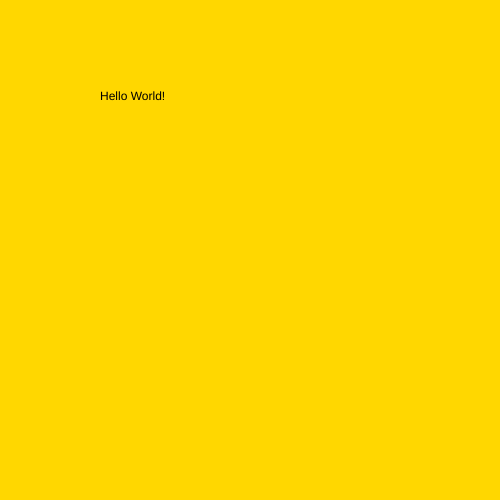
Frame 1 (no input)
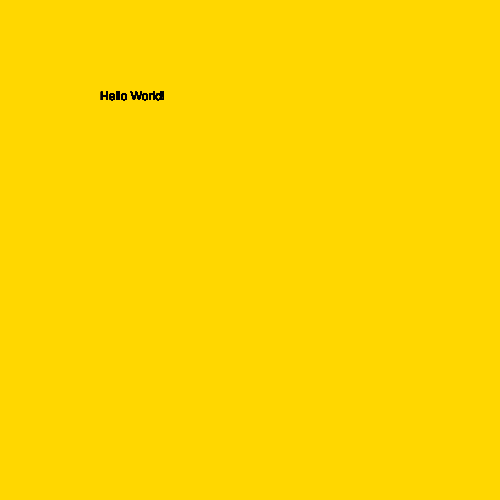
Frame 60 (no input)
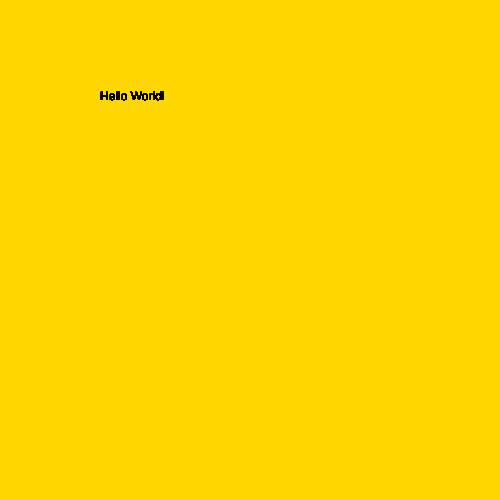
Frame 120 (the mouse pressed at the canvas centre since frame 60)

The p5.js sketch that drew these frames (run headless with seeded random() and noise() and a simulated clock; from frame 60 on, the mouse is pressed at the canvas centre):

// p5.js sketch
// ── sketch.js
// I am starting the sketch by first declaring the setup function
function setup(){

// I am creating a canvas that all my work will be placed on
createCanvas(500, 500);

// I am making my background Gold using RGB codes
background(255, 215, 0);

}

// I am declaring my draw function so that it can be read correctly
function draw(){

// I am now using the text function so that my html page will say "Hello World"
text('Hello World!', 100, 100);
}
